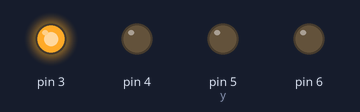
A sketch run on a simulated Arduino Uno, built with avr-gcc and run on an emulated ATmega328P. Parts: output pins drawn as LEDs (lit = HIGH).

Above: at 0.2 s.
At 1.2 s:
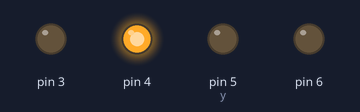
At 3.2 s:
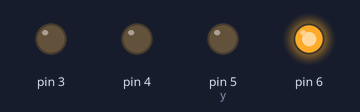
At 5.7 s:
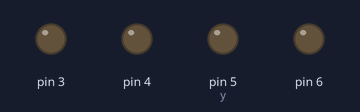
At 8.2 s:
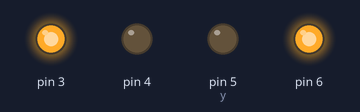
At 11.2 s:
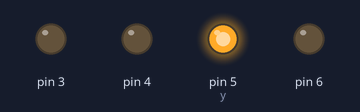
Timing chart, 0 to 11.7 s (numbered marks = the images above):
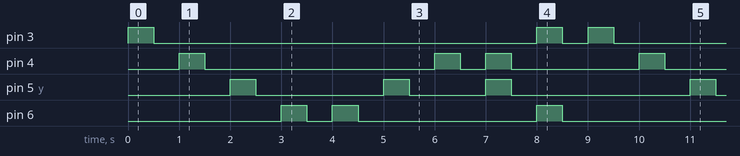

Measured:
- by itself, pin 3: repeats every 9.0 s: LOW 7.5 s, HIGH 0.50 s, LOW 0.50 s, HIGH 0.50 s
- by itself, pin 4: repeats every 9.0 s: LOW 4.5 s, HIGH 0.50 s, LOW 0.50 s, HIGH 0.50 s, LOW 2.5 s, HIGH 0.50 s
- by itself, pin 5 (y): repeats every 9.0 s: LOW 2.5 s, HIGH 0.50 s, LOW 1.5 s, HIGH 0.50 s, LOW 3.5 s, HIGH 0.50 s
- by itself, pin 6: repeats every 9.0 s: LOW 0.50 s, 2 × (HIGH 0.50 s, LOW 3.5 s), HIGH 0.50 s

The sketch:

itaSecTres.ino
```cpp
void setup(){
  pinMode(3,OUTPUT);
  pinMode(4,OUTPUT);
  pinMode(5,OUTPUT);
  pinMode(6,OUTPUT);
}

void loop(){

  for(int x=3; x<7;x++){
    digitalWrite(x,HIGH);
    delay(500);
    digitalWrite(x,LOW);
    delay(500);
  }

  for(int x=6 ; x>3 ; x-- ){
    digitalWrite(x,HIGH);
    delay(500);
    digitalWrite(x,LOW);
    delay(500);
  }

  for(int x=4, y=5; x>2&&y<7;x--,y++){
    digitalWrite(x,HIGH);
    digitalWrite(y,HIGH);
    delay(500);
    digitalWrite(x,LOW);
    digitalWrite(y,LOW);
    delay(500);
  }
}
```
